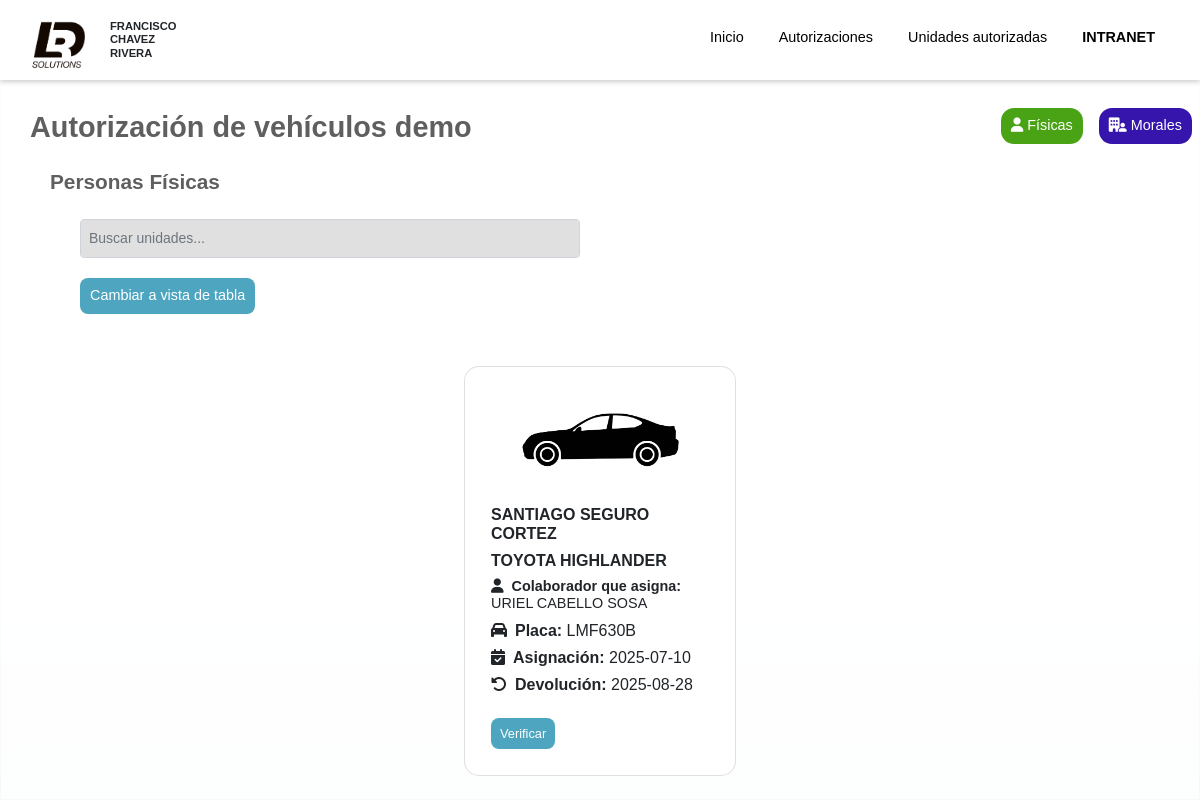
The app's page /Cliente/interfaces/autorizaciones_demos_personas_fisicas.php (signed in), older data.
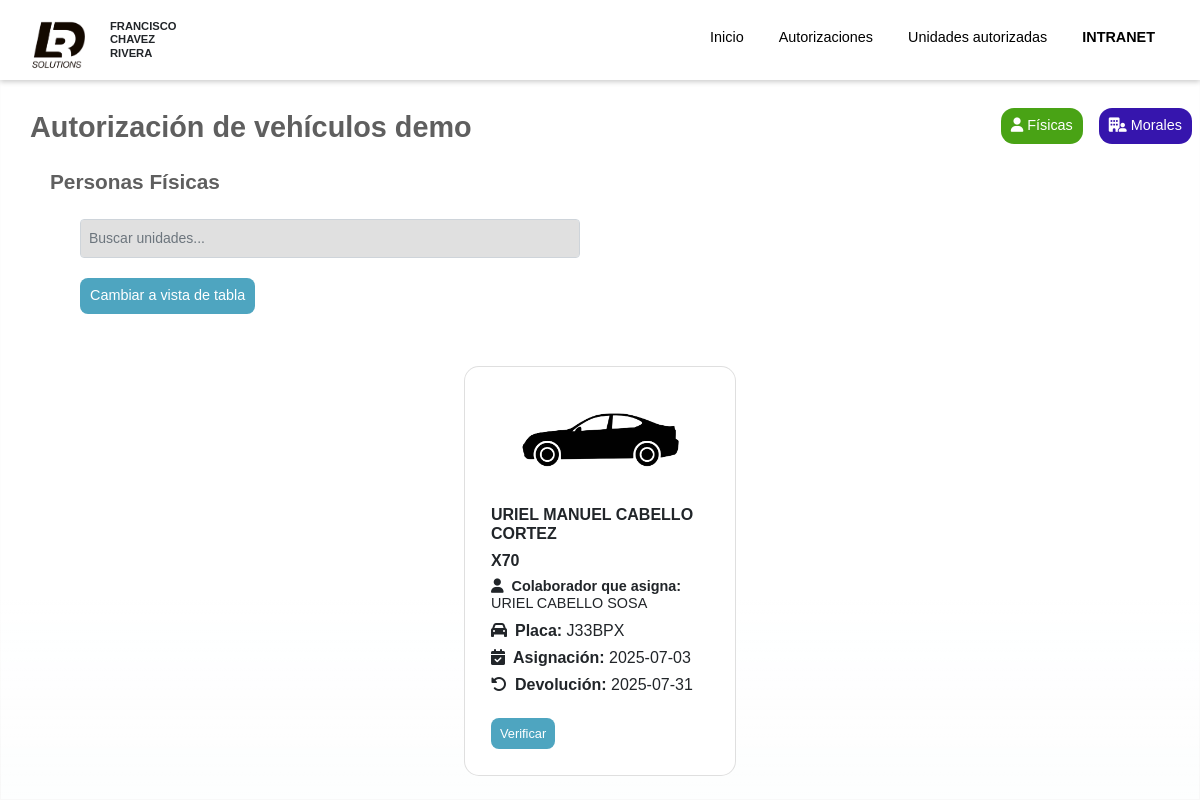
The same page, newer data.
### tables this page shows
CREATE TABLE `colaboradores` (
  `id_colaborador` int(11) NOT NULL,
  `numero_colaborador` varchar(6) DEFAULT NULL,
  `nombre_1` varchar(30) DEFAULT NULL,
  `nombre_2` varchar(30) DEFAULT NULL,
  `nombre_fav` varchar(30) DEFAULT NULL,
  `apellido_paterno` varchar(30) DEFAULT NULL,
  `apellido_materno` varchar(30) DEFAULT NULL,
  `fecha_nacimiento` date DEFAULT NULL,
  `genero` varchar(10) DEFAULT NULL,
  `curp` varchar(18) DEFAULT NULL,
  `nss` varchar(11) DEFAULT NULL,
  `rfc` varchar(13) DEFAULT NULL,
  `id_tipo_estado_civil` int(10) DEFAULT NULL,
  `numero_hijos` int(11) DEFAULT NULL,
  `telefono_personal` varchar(15) DEFAULT NULL,
  `domicilio` text DEFAULT NULL,
  `id_tipo_sangre` int(11) DEFAULT NULL,
  `operaciones_previas` varchar(200) NOT NULL,
  `enfermedades_cronicas` varchar(200) NOT NULL,
  `email_personal` varchar(200) DEFAULT NULL,
  `id_contacto` int(11) DEFAULT NULL,
  `email_corporativo` varchar(70) DEFAULT NULL,
  `email_corporativo_2` varchar(70) DEFAULT NULL,
  `telefono_corporativo` varchar(21) DEFAULT NULL,
  `fecha_ingreso` date DEFAULT NULL,
  `fecha_salida` date DEFAULT NULL,
  `id_empresa` int(11) DEFAULT NULL,
  `id_direccion` int(11) DEFAULT NULL,
  `id_sede` int(11) DEFAULT NULL,
  `id_area` int(11) DEFAULT NULL,
  `id_puesto` int(11) DEFAULT NULL,
  `id_turno_trabajo` int(11) DEFAULT NULL,
  `id_kit_bienvenida` int(11) DEFAULT NULL,
  `id_jefe_directo` int(11) DEFAULT NULL,
  `fecha_alta_imss` date DEFAULT NULL,
  `id_tipo_contrato` int(11) DEFAULT NULL,
  `sueldo_neto` decimal(10,0) DEFAULT NULL,
  `sueldo_bruto` decimal(10,0) DEFAULT NULL,
  `id_tipo_pago` int(11) DEFAULT NULL,
  `id_banco` int(11) DEFAULT NULL,
  `cuenta_bancaria` varchar(20) DEFAULT NULL,
  `clabe_interbancaria` varchar(18) DEFAULT NULL,
  `id_estado_colaborador` int(11) DEFAULT NULL,
  `id_estatus_colaborador` int(11) DEFAULT NULL,
  `fecha_guardado` date DEFAULT NULL,
  `fecha_actualizacion` date DEFAULT NULL,
  `id_colaborador_creacion` int(6) DEFAULT NULL,
  `id_colaborador_ultima_actualizacion` int(11) DEFAULT NULL
);

CREATE TABLE `asignacion_unidad_demo` (
  `id_asignacion_unidad_demo` int(11) NOT NULL,
  `id_unidad` int(11) NOT NULL,
  `id_colaborador_que_asigna` int(11) NOT NULL,
  `id_persona_fisica` int(11) DEFAULT NULL,
  `id_persona_moral` int(11) DEFAULT NULL,
  `fecha_prestamo` date NOT NULL,
  `fecha_devolucion` date NOT NULL,
  `objetivo_prestamo` varchar(100) DEFAULT NULL,
  `comentarios` varchar(100) DEFAULT NULL,
  `id_autorizador` int(11) DEFAULT NULL,
  `autorizacion` varchar(20) NOT NULL,
  `id_creador_comodato_demo` int(11) DEFAULT NULL,
  `fecha_creacion_comodato` date DEFAULT NULL,
  `archivo_comodato_sin_firmar` varchar(200) NOT NULL,
  `id_estatus_comodato_demo` int(11) DEFAULT NULL,
  `archivo_comodato_firmado` varchar(200) NOT NULL,
  `motivo_rechazo_comodato` varchar(200) NOT NULL
);

CREATE TABLE `personas_fisicas` (
  `id_persona_fisica` int(11) NOT NULL,
  `id_registrador_persona_fisica` int(11) NOT NULL,
  `nombre_1` varchar(100) NOT NULL,
  `nombre_2` varchar(100) NOT NULL,
  `apellido_paterno` varchar(100) NOT NULL,
  `apellido_materno` varchar(100) NOT NULL,
  `genero` varchar(4) NOT NULL,
  `seccion` int(4) NOT NULL,
  `vigencia` varchar(9) NOT NULL,
  `archivo_ine` varchar(200) NOT NULL,
  `curp` varchar(18) NOT NULL,
  `archivo_curp` varchar(200) NOT NULL,
  `rfc` varchar(13) NOT NULL,
  `archivo_rfc` varchar(200) NOT NULL,
  `domicilio` text NOT NULL,
  `archivo_domicilio` varchar(200) NOT NULL
);

CREATE TABLE `modelos` (
  `id_modelo` int(11) NOT NULL,
  `id_marca` int(11) NOT NULL,
  `nombre_modelo` varchar(50) NOT NULL
);

CREATE TABLE `unidades` (
  `id_unidad` int(11) NOT NULL,
  `id_creador_unidad` int(11) DEFAULT NULL,
  `id_modelo` int(11) NOT NULL,
  `id_estado_unidad` int(11) NOT NULL,
  `id_estatus_unidad` int(11) NOT NULL,
  `id_tipo_unidad` int(11) NOT NULL,
  `id_tipo_adquisicion` int(11) NOT NULL,
  `id_sede` int(11) NOT NULL,
  `placa` varchar(20) NOT NULL,
  `vin` varchar(20) NOT NULL,
  `numero_motor` varchar(11) NOT NULL DEFAULT '""',
  `costo_neto` decimal(10,2) NOT NULL,
  `id_color` int(11) NOT NULL,
  `img_unidad` varchar(50) DEFAULT NULL,
  `fecha_adquisicion` date DEFAULT NULL,
  `año_unidad` year(4) NOT NULL,
  `id_arrendadora` int(11) DEFAULT NULL,
  `folio_factura` varchar(200) NOT NULL DEFAULT 'SIN FACTURA',
  `ultimo_kilometraje` decimal(10,2) NOT NULL,
  `ultima_ubicacion` varchar(100) NOT NULL,
  `capacidad_carga` float(10,2) DEFAULT NULL,
  `capacidad_pasajeros` int(11) DEFAULT NULL,
  `id_tipo_combustible` int(11) DEFAULT NULL,
  `id_traccion` int(11) DEFAULT NULL,
  `tipo_carrceria` varchar(100) DEFAULT NULL,
  `numero_puertas` int(11) DEFAULT NULL,
  `numero_asientos` int(11) NOT NULL,
  `id_tipo_caja` int(11) DEFAULT NULL,
  `id_tipo_freno` int(11) DEFAULT NULL,
  `id_tipo_suspencion` int(11) DEFAULT NULL,
  `numero_ejes` int(11) DEFAULT NULL,
  `id_tipo_uso` int(11) DEFAULT NULL,
  `camara_reversa` int(11) DEFAULT NULL,
  `sensores_reversa` int(11) DEFAULT NULL
);

### Servidor/componentes/obtener_autorizacion_unidades_demo_fisicas.php (the view, shortened to what this page needs)
<?php
include("../../Servidor/conexion.php");
$sqlobtenerunidadpersonafisicaautorizacion = "SELECT unid.img_unidad,
    aud.id_asignacion_unidad_demo,
    aud.id_unidad,
    aud.id_colaborador_que_asigna,
    aud.id_persona_fisica,
    aud.autorizacion,
    pf.id_persona_fisica,
    pf.nombre_1,
    pf.nombre_2,
    pf.apellido_paterno,
    pf.apellido_materno,
    model.nombre_modelo,
    unid.placa,
    aud.fecha_prestamo,
    aud.fecha_devolucion,
    aud.id_colaborador_que_asigna,
    ca.nombre_1 AS nombre1colaborador,
    ca.nombre_2 AS nombre2colaborador,
    ca.apellido_paterno AS apellidopcolaborador,
    ca.apellido_materno AS apellidomcolaborador
FROM asignacion_unidad_demo AS aud
LEFT JOIN unidades AS unid
ON aud.id_unidad = unid.id_unidad
LEFT JOIN modelos AS model
ON unid.id_modelo = model.id_modelo
LEFT JOIN personas_fisicas AS pf
ON aud.id_persona_fisica = pf.id_persona_fisica
INNER JOIN colaboradores AS ca
ON aud.id_colaborador_que_asigna = ca.id_colaborador";
$resultado = $conexion->query($sqlobtenerunidadpersonafisicaautorizacion);
echo '<div id="vistaCards">';
while ($fila = $resultado->fetch_assoc()) {
    if ($fila['id_persona_fisica'] && $fila['autorizacion'] != 'APROVADO') {
        echo '<div class="card mb-3">';
        echo '<div class="cardheader">
            <img src="../../Servidor/archivos/imagenes/imagenes_unidades/' . $fila['img_unidad'] . '" onerror="this.src=\'../../Cliente/img/unidades/carro_desconocido.png\'" class="card-img-top img-fluid imgcard" alt="...">
        </div>
        <div class="card-body">
            <h6 class="card-title"><b>' .
                $fila['nombre_1'] . ' ' . $fila['nombre_2'] . ' ' . $fila['apellido_paterno'] . ' ' . $fila['apellido_materno'] .
            '</b></h6>
            <h6 class="card-title"><b>' . $fila['nombre_modelo'] . '</b></h6>
                        <h6 class="card-text" style="font-size: 0.9rem;"><i class="fas fa-user me-2"></i><b>Colaborador que asigna: </b>' . $fila['nombre1colaborador'] . ' ' . $fila['nombre2colaborador'] . ' ' . $fila['apellidopcolaborador'] . ' ' . $fila['apellidomcolaborador'] . '</h6>
            <h6 class="card-text"><i class="fas fa-car me-2"></i><b>Placa: </b>' . $fila['placa'] . '</h6>
            <h6 class="card-text"><i class="fas fa-calendar-check me-2"></i><b>Asignación: </b>' . $fila['fecha_prestamo'] . '</h6>
            <h6 class="card-text"><i class="fas fa-undo-alt me-2"></i><b>Devolución: </b>' . ($fila['fecha_devolucion'] != '0000-00-00' ? $fila['fecha_devolucion'] : '') .
            '</h6>
            <button type="button" id="btnmosrarmodalunidadfisica" data-idunidad="' . $fila['id_unidad'] . '" data-id_asignacion_demo="' . $fila['id_asignacion_unidad_demo'] . '" data-idpersonafisica="' . $fila['id_persona_fisica'] . '" class="btn btn-sm mt-3 btn-verunidad_autorizar_fisicas btnmosrarmodalunidadfisica">Verificar</button>
        </div>
        </div>';
    }
}
echo '</div>';
                ?>

### Cliente/interfaces/autorizaciones_demos_personas_fisicas.php (shortened to what this page needs)
<!doctype html>
<html lang="en">
<head>
    <link href="https://cdn.jsdelivr.net/npm/bootstrap@5.1.3/dist/css/bootstrap.min.css" rel="stylesheet">
    <link rel="stylesheet" type="text/css" href="https://cdn.jsdelivr.net/npm/toastify-js/src/toastify.min.css">
    <link rel="stylesheet" href="https://cdnjs.cloudflare.com/ajax/libs/font-awesome/6.0.0-beta3/css/all.min.css">
    <link rel="stylesheet" href="../css/estilos.css?v=1">
    <link rel="stylesheet" href="https://cdnjs.cloudflare.com/ajax/libs/font-awesome/6.7.0/css/all.min.css"
 />
    <link rel="stylesheet" href="https://unpkg.com/leaflet@1.9.4/dist/leaflet.css" />
</head>
<body>
    <?php
    include("../include/menu.php");
    ?>
    <div class="cuadroblancocontenido">
        <?php include("../modulos/modulo_autorizaciones_demos_personas_fisicas.php"); ?>
    </div>
</body>
</html>

### Cliente/include/menu.php (shortened to what this page needs)
<?php
include_once '../../Servidor/conexion.php';
$colaborador = $_SESSION['id_colaborador'];
$sql = "SELECT id_usuario FROM usuarios WHERE id_colaborador = $colaborador";
$resultado = $conexion->query($sql);
$id_usuario = $resultado->fetch_assoc()['id_usuario'];
$sql = "SELECT id_tipo_usuario FROM usuarios WHERE id_usuario = $id_usuario";
$resultado = $conexion->query($sql);
$id_tipo_usuario = $resultado->fetch_assoc()['id_tipo_usuario'];
?>
<nav class="navbar">
<div class="icono">
    <h5 class="txtnombreusuario"><?php
    include("../include/nombre_icono.php");
    ?></h5>
</div>
    <ul class="menu">
        <?php if ($id_tipo_usuario == 1): ?>
            <li ><a class="menulist" href="inicio.php">Inicio</a></li>
            <li ><a class="menulist" href="unidades.php">Unidades</a></li>
            <li ><a class="menulist" href="validacion_unidades_comodato.php">Validación de unidades</a></li>
            <li ><a class="menulist" href="unidades_asignadas.php">Unidades asignadas</a></li>
            <li ><a class="menulist" href="documentos.php">Documentos</a></li>
            <li ><a class="menulist" href="incidencias.php">Incidencias</a></li>
        <?php elseif ($id_tipo_usuario == 4):  ?>
            <li ><a class="menulist" href="inicio.php">Inicio</a></li>
            <li ><a class="menulist" href="unidades.php">Unidades</a></li>
            <li ><a class="menulist" href="unidades_demo_asignadas.php">Unidades demo asignadas</a></li>
        <?php elseif ($id_tipo_usuario == 2):  ?>
            <li ><a class="menulist" href="inicio.php">Inicio</a></li>
            <li ><a class="menulist" href="historial_comodatos.php">Historial de COMODATOS</a></li>
            <li ><a class="menulist" href="comodatos.php">COMODATOS</a></li>
        <?php elseif ($id_tipo_usuario == 7): ?>
            <li ><a class="menulist" href="inicio.php">Inicio</a></li>
            <li ><a class="menulist" href="autorizaciones_demos_personas_fisicas.php">Autorizaciones</a></li>
            <li ><a class="menulist" href="unidades_autorizadas.php">Unidades autorizadas</a></li>
        <?php endif; ?>
        <li ><a class="menulist" href="http://intranet.com/LDRHSystem/Cliente/interfaces/Inicio.php"><strong>INTRANET</strong></a></li>
    </ul>
</nav>

### Cliente/include/nombre_icono.php
<div  >
    <p>
                    <?php include('../../Servidor/sesiones/obtener_nombre_icono.php')?>
            </p>
</div>

### Servidor/sesiones/obtener_nombre_icono.php (shortened to what this page needs)
<?php
include("../../Servidor/conexion.php");
$id_colaborador = $_SESSION['id_colaborador'];
$sql = "SELECT nombre_fav, apellido_paterno, apellido_materno FROM colaboradores WHERE id_colaborador = $id_colaborador";
$resultado = $conexion->query($sql);
if ($resultado->num_rows > 0) {
    $fila = $resultado->fetch_assoc();
    echo $fila['nombre_fav'] . " " . $fila['apellido_paterno'] . " " . $fila['apellido_materno'];
}

### Cliente/modulos/modulo_autorizaciones_demos_personas_fisicas.php (shortened to what this page needs)
<?php
include("../../Servidor/conexion.php");
?>
<div class="contenedorautorizardemos">
    <h5 class="titulosletrasunidademo text-nowrap">Autorización de vehículos demo</h5>
    <h5 class="letraautorizaciondemo text-nowrap">
        Personas Físicas
    </h5>
    <div class="container mt-4">
        <div class="d-flex flex-wrap justify-content-center contenedor_botones_validacion_unidades_demos">
            <button onclick="window.location.href='../interfaces/autorizaciones_demos_personas_fisicas.php'" class="btn btn-persona-fisica m-2 "><i class="fa-solid fa-user"></i> Físicas</button>
            <button onclick="window.location.href='../interfaces/autorizaciones_demos_personas_morales.php'" class="btn btn-persona-moral m-2 "><i class="fa-solid fa-building-user"></i> Morales</button>
        </div>
    </div>
</div>
<div class="contenedorbuscadorautorizaciondemosfisicas">
    <div class="buscadorautorizaciondemosificas">
        <input type="text" id="filtroBusqueda" class="form-control" placeholder="Buscar unidades..." onkeyup="filtrarCards(), filtrarTabla()">
    </div>
    <div class="d-flex justify-center" style="left: 130px;"><button class="btn btn-cambiar_vista_fisicas mb-3" id="botonCambiarVista" onclick="toggleVista()">Cambiar a vista de tabla</button> </div>
</div>
<div class="contenedorcardunidadescomodatoresponsiva">
    <?php include("../../Servidor/componentes/obtener_autorizacion_unidades_demo_fisicas.php"); ?>

### Cliente/css/estilos.css (style rules this page uses)
.cuadroblancocontenido { position: absolute; top: 0px; left: 0px; width: 100%; height: 100%; background: linear-gradient(to bottom, rgba(255, 255, 255, 0.966) 75%, rgba(255, 255, 255, 0.884) 100%); overflow-y: scroll; }
.btn { transition: all 0.3s ease; border-radius: 8px; }
* { margin: 0; padding: 0; box-sizing: border-box; }
body { font-family: Arial, sans-serif; padding-top: 60px; }
.navbar { width: 100%; height: 80px; background: white; position: fixed; top: 0; left: 0; padding: 20px 30px; display: flex; align-items: center; justify-content: space-between; box-shadow: 0 2px 5px rgba(0, 0, 0, 0.2); z-index: 1000; }
.icono, .txtnombreusuario { position: relative; }
.icono { width: 55px; height: 50px; background-image: url("../img/LDR_LOGO.png"); background-size: cover; display: inline-block; }
.txtnombreusuario { font-weight: bold; font-size: 0.7rem; padding-left: 80px; }
.menu { list-style: none; display: flex; gap: 5px; }
.menu li { list-style: none; }
.menu a { text-decoration: none; color: black; font-size: 0.9rem; padding: 10px 15px; border-radius: 5px; transition: background-color 0.3s ease; }
.contenedorcardunidadescomodatoresponsiva { padding-left: 30px; padding-right: 30px; display: flex; align-items: center; justify-content: center; flex-wrap: wrap; gap: 20px; overflow-x: auto; }
.card { padding: 10px; padding-top: 20px; width: 17rem; height: auto; transition: all 0.2s ease; border-radius: 15px; }
.card-body { transition: all 0.2s ease; }
#vistaCards { display: flex; flex-wrap: wrap; justify-content: center; gap: 1rem; padding: 1rem; }
.imgcard { display: block; margin-left: auto; margin-right: auto; max-width: 170px; max-height: 180px; border-radius: 15px; }
.contenedorautorizardemos { padding-top: 60px; position: relative; }
.titulosletrasunidademo, .contenedor_botones, .contenedor_botones_validacion_unidades_demos { position: absolute; }
.titulosletrasunidademo { padding-top: 50px; padding-left: 30px; font-weight: bold; font-size: 1.8rem; color: rgb(95, 95, 95); font-weight: bold; animation: slide-in 0.5s ease-out forwards; }
.contenedor_botones_validacion_unidades_demos { position: absolute; right: 0; top: 0; width: auto; height: auto; margin-top: 20px; padding-top: 80px; }
.contenedor_botones_validacion_unidades_demos .btn { min-width: auto; border-radius: 13px; }
.letraautorizaciondemo { padding-top: 110px; padding-left: 50px; font-weight: bold; font-size: 1.3rem; color: rgb(95, 95, 95); font-weight: bold; animation: slide-in 0.5s ease-out forwards; }
.btn-persona-fisica { background-color: #49a315; color: white; padding: 6px 9px; font-size: 0.9rem; }
.btn-persona-moral { background-color: #3615ad; color: white; padding: 6px 9px; font-size: 0.9rem; }
.contenedorbuscadorautorizaciondemosfisicas { padding-bottom: 20px; padding-left: 80px; }
.buscadorautorizaciondemosificas { margin-bottom: 20px; max-width: 500px; }
.buscadorautorizaciondemosificas input { width: 100%; padding: 8px; font-size: 14px; transition: transform 0.2s ease; background-color: #e0e0e0; }
.btn-cambiar_vista_fisicas { background-color: #4ea5c0; color: white; padding: 6px 9px; font-size: 0.9rem; }
.btn-verunidad_autorizar_fisicas { background-color: #4ea5c0; color: white; padding: 5px 8px; font-size: 0.8rem; }

Row changes from the older to the newer data that the page shows:
no longer on this page (row edited): asignacion_unidad_demo: id_persona_fisica.nombre_1 "SANTIAGO", id_persona_fisica.apellido_paterno "SEGURO", id_persona_fisica.apellido_materno "CORTEZ", modelos.nombre_modelo "TOYOTA HIGHLANDER", id_colaborador_que_asigna.nombre_1 "URIEL", id_colaborador_que_asigna.apellido_paterno "CABELLO", id_colaborador_que_asigna.apellido_materno "SOSA", id_unidad.placa "LMF630B", fecha_prestamo "2025-07-10", fecha_devolucion "2025-08-28"
now on this page (row edited): asignacion_unidad_demo: id_persona_fisica.nombre_1 "URIEL", id_persona_fisica.nombre_2 "MANUEL", id_persona_fisica.apellido_paterno "CABELLO", id_persona_fisica.apellido_materno "CORTEZ", modelos.nombre_modelo "X70", id_colaborador_que_asigna.nombre_1 "URIEL", id_colaborador_que_asigna.apellido_paterno "CABELLO", id_colaborador_que_asigna.apellido_materno "SOSA", id_unidad.placa "J33BPX", fecha_prestamo "2025-07-03", fecha_devolucion "2025-07-31"
